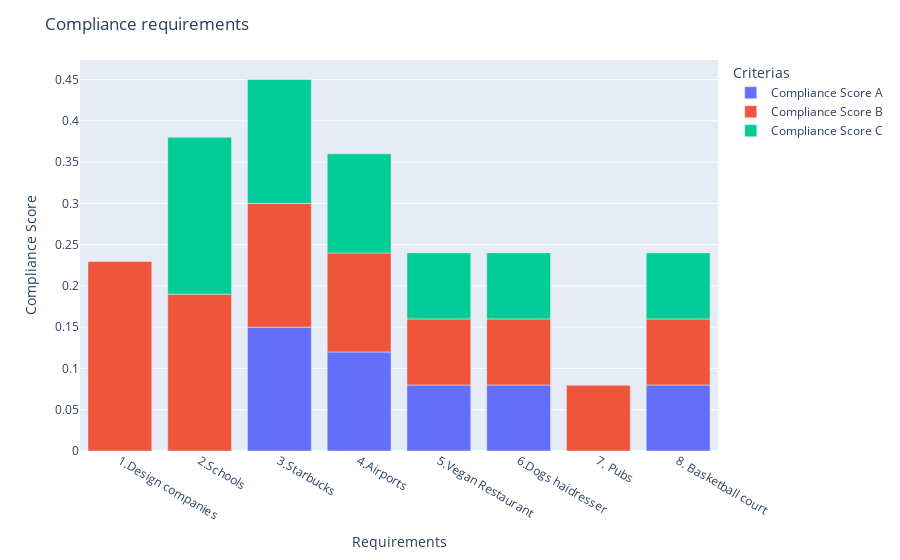

Source (notebook cell):
### Markdown cell above
# 5. Visualization by requirements and locations

### Code cell
import plotly.express as px
import plotly.io as pio
fig = px.bar(concatenated_df, x="Requirement", y=["Compliance Score A", "Compliance Score B", "Compliance Score C"])

fig.update_layout(
    title="Compliance requirements",
    xaxis_title="Requirements",
    yaxis_title="Compliance Score",
    legend_title="Criterias"
)
pio.write_html(fig, file='requirements_locSF.html', auto_open=False)
fig.show()

### Figure 1 — Plotly figure (JSON) as saved in the notebook; plotly's stock layout.template omitted (floating-point values rounded to 4 significant figures)
{"data": [{"alignmentgroup": "True", "hovertemplate": "variable=Compliance Score A<br>Requirement=%{x}<br>value=%{y}<extra></extra>", "legendgroup": "Compliance Score A", "marker": {"color": "#636efa", "pattern": {"shape": ""}}, "name": "Compliance Score A", "offsetgroup": "Compliance Score A", "orientation": "v", "showlegend": true, "textposition": "auto", "type": "bar", "x": ["1.Design companies", "2.Schools", "3.Starbucks", "4.Airports ", "5.Vegan Restaurant", "6.Dogs haidresser", "7. Pubs", "8. Basketball court"], "xaxis": "x", "y": [0, 0, 0.15, 0.12, 0.08, 0.08, 0, 0.08], "yaxis": "y"}, {"alignmentgroup": "True", "hovertemplate": "variable=Compliance Score B<br>Requirement=%{x}<br>value=%{y}<extra></extra>", "legendgroup": "Compliance Score B", "marker": {"color": "#EF553B", "pattern": {"shape": ""}}, "name": "Compliance Score B", "offsetgroup": "Compliance Score B", "orientation": "v", "showlegend": true, "textposition": "auto", "type": "bar", "x": ["1.Design companies", "2.Schools", "3.Starbucks", "4.Airports ", "5.Vegan Restaurant", "6.Dogs haidresser", "7. Pubs", "8. Basketball court"], "xaxis": "x", "y": [0.23, 0.19, 0.15, 0.12, 0.08, 0.08, 0.08, 0.08], "yaxis": "y"}, {"alignmentgroup": "True", "hovertemplate": "variable=Compliance Score C<br>Requirement=%{x}<br>value=%{y}<extra></extra>", "legendgroup": "Compliance Score C", "marker": {"color": "#00cc96", "pattern": {"shape": ""}}, "name": "Compliance Score C", "offsetgroup": "Compliance Score C", "orientation": "v", "showlegend": true, "textposition": "auto", "type": "bar", "x": ["1.Design companies", "2.Schools", "3.Starbucks", "4.Airports ", "5.Vegan Restaurant", "6.Dogs haidresser", "7. Pubs", "8. Basketball court"], "xaxis": "x", "y": [0, 0.19, 0.15, 0.12, 0.08, 0.08, 0, 0.08], "yaxis": "y"}], "layout": {"barmode": "relative", "legend": {"title": {"text": "Criterias"}, "tracegroupgap": 0}, "margin": {"t": 60}, "title": {"text": "Compliance requirements"}, "xaxis": {"anchor": "y", "domain": [0, 1], "title": {"text": "Requirements"}}, "yaxis": {"anchor": "x", "domain": [0, 1], "title": {"text": "Compliance Score"}}}}
